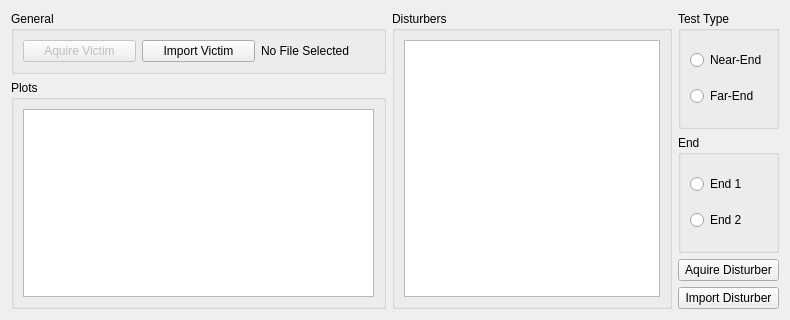
<?xml version="1.0" encoding="UTF-8"?>
<ui version="4.0">
 <class>Form</class>
 <widget class="QWidget" name="Form">
  <property name="geometry">
   <rect>
    <x>0</x>
    <y>0</y>
    <width>790</width>
    <height>320</height>
   </rect>
  </property>
  <property name="windowTitle">
   <string>Form</string>
  </property>
  <layout class="QHBoxLayout" name="horizontalLayout_2">
   <item>
    <layout class="QHBoxLayout" name="horizontalLayout">
     <item>
      <layout class="QVBoxLayout" name="verticalLayout_3">
       <item>
        <layout class="QVBoxLayout" name="verticalLayout_11">
         <item>
          <widget class="QGroupBox" name="alienGeneralInfo">
           <property name="title">
            <string>General</string>
           </property>
           <layout class="QHBoxLayout" name="horizontalLayout_4">
            <item>
             <layout class="QHBoxLayout" name="horizontalLayout_3">
              <item>
               <widget class="QPushButton" name="pushButton">
                <property name="enabled">
                 <bool>false</bool>
                </property>
                <property name="text">
                 <string>Aquire Victim</string>
                </property>
               </widget>
              </item>
             </layout>
            </item>
            <item>
             <layout class="QVBoxLayout" name="verticalLayout">
              <item>
               <widget class="QPushButton" name="alienVictimButton">
                <property name="text">
                 <string>Import Victim</string>
                </property>
               </widget>
              </item>
             </layout>
            </item>
            <item>
             <widget class="QLabel" name="label">
              <property name="text">
               <string>No File Selected</string>
              </property>
             </widget>
            </item>
           </layout>
          </widget>
         </item>
        </layout>
       </item>
       <item>
        <layout class="QVBoxLayout" name="AlienPlotLayout">
         <item>
          <widget class="QGroupBox" name="alienPlots">
           <property name="title">
            <string>Plots</string>
           </property>
           <layout class="QGridLayout" name="gridLayout">
            <item row="0" column="0">
             <widget class="QListWidget" name="plotList"/>
            </item>
           </layout>
          </widget>
         </item>
        </layout>
       </item>
      </layout>
     </item>
     <item>
      <layout class="QHBoxLayout" name="horizontalLayout_5">
       <item>
        <layout class="QHBoxLayout" name="horizontalLayout_6">
         <item>
          <widget class="QGroupBox" name="alienDisturbersGroup">
           <property name="title">
            <string>Disturbers</string>
           </property>
           <layout class="QHBoxLayout" name="horizontalLayout_9">
            <item>
             <widget class="QListWidget" name="alienDisturbers"/>
            </item>
           </layout>
          </widget>
         </item>
        </layout>
       </item>
       <item>
        <layout class="QVBoxLayout" name="verticalLayout_4">
         <item>
          <layout class="QVBoxLayout" name="verticalLayout_7">
           <item>
            <widget class="QGroupBox" name="alienTestTypeGroup">
             <property name="title">
              <string>Test Type</string>
             </property>
             <layout class="QVBoxLayout" name="verticalLayout_9">
              <item>
               <widget class="QRadioButton" name="alienNear">
                <property name="text">
                 <string>Near-End</string>
                </property>
               </widget>
              </item>
              <item>
               <widget class="QRadioButton" name="alienFar">
                <property name="text">
                 <string>Far-End</string>
                </property>
               </widget>
              </item>
             </layout>
            </widget>
           </item>
          </layout>
         </item>
         <item>
          <widget class="QGroupBox" name="alienEndGroup">
           <property name="title">
            <string>End</string>
           </property>
           <layout class="QVBoxLayout" name="verticalLayout_10">
            <item>
             <widget class="QRadioButton" name="alienEnd1">
              <property name="text">
               <string>End 1</string>
              </property>
             </widget>
            </item>
            <item>
             <widget class="QRadioButton" name="alienEnd2">
              <property name="text">
               <string>End 2</string>
              </property>
             </widget>
            </item>
           </layout>
          </widget>
         </item>
         <item>
          <layout class="QVBoxLayout" name="verticalLayout_8">
           <item>
            <widget class="QPushButton" name="alienRun">
             <property name="text">
              <string>Aquire Disturber</string>
             </property>
            </widget>
           </item>
           <item>
            <widget class="QPushButton" name="alienImportSNP">
             <property name="text">
              <string>Import Disturber</string>
             </property>
            </widget>
           </item>
          </layout>
         </item>
        </layout>
       </item>
      </layout>
     </item>
    </layout>
   </item>
  </layout>
 </widget>
 <resources/>
 <connections/>
</ui>
